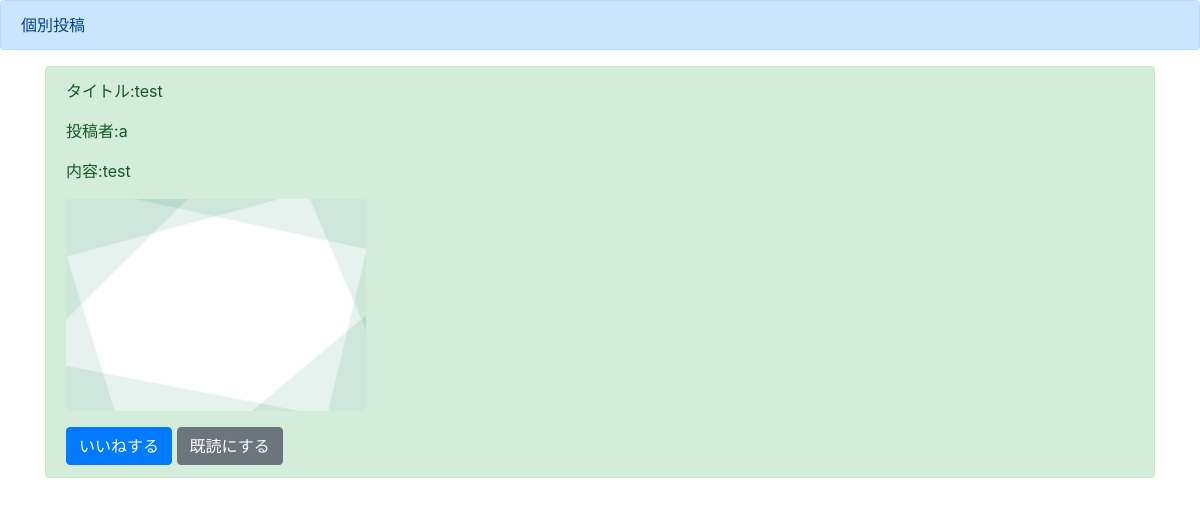
The app's page /ditail/2 with its own data.
### tweetapp/models.py (models this page shows)
class TweetModel(models.Model):
  title = models.CharField(max_length=100)
  content = models.TextField()
  author = models.CharField(max_length=100)
  images = models.ImageField(upload_to = '')
  good = models.IntegerField(null=True, blank=True, default = 0)
  read = models.IntegerField(null=True, blank=True, default = 0)
  readtext = models.CharField(max_length=200, null=True, blank=True, default = 0)

### tweetapp/views.py (the view)
# urls.py: path('ditail/<int:pk>', detailfunc, name = 'detail'),
def detailfunc(request,pk):
  object = TweetModel.objects.get(pk = pk)
  return render(request, 'detail.html',{'object':object})

### templates/detail.html (shortened to what this page needs)
{% extends 'base.html' %}
{% block header %}
<div class="alert alert-primary" role="alert">
  個別投稿
</div>
{% endblock header %}
{% block content %}
<div class = 'container'>
  <div class="alert alert-success" role="alert">
    <p>タイトル:{{object.title}}</p>
    <p>投稿者:{{object.author}}</p>
    <p>内容:{{object.content}}</p>
    <p><img src = {{object.images.url}} width=300 ></p>
    <a href="{% url 'good' object.pk %}" class="btn btn-primary " role="button" aria-pressed="true">いいねする</a>
    <a href="{% url 'read' object.pk %}" class="btn btn-secondary " role="button" aria-pressed="true">既読にする</a>
  </div>
</div>
{% endblock content %}

### records on screen
TweetModel: title "test", author "a", content "test", images (picture)
